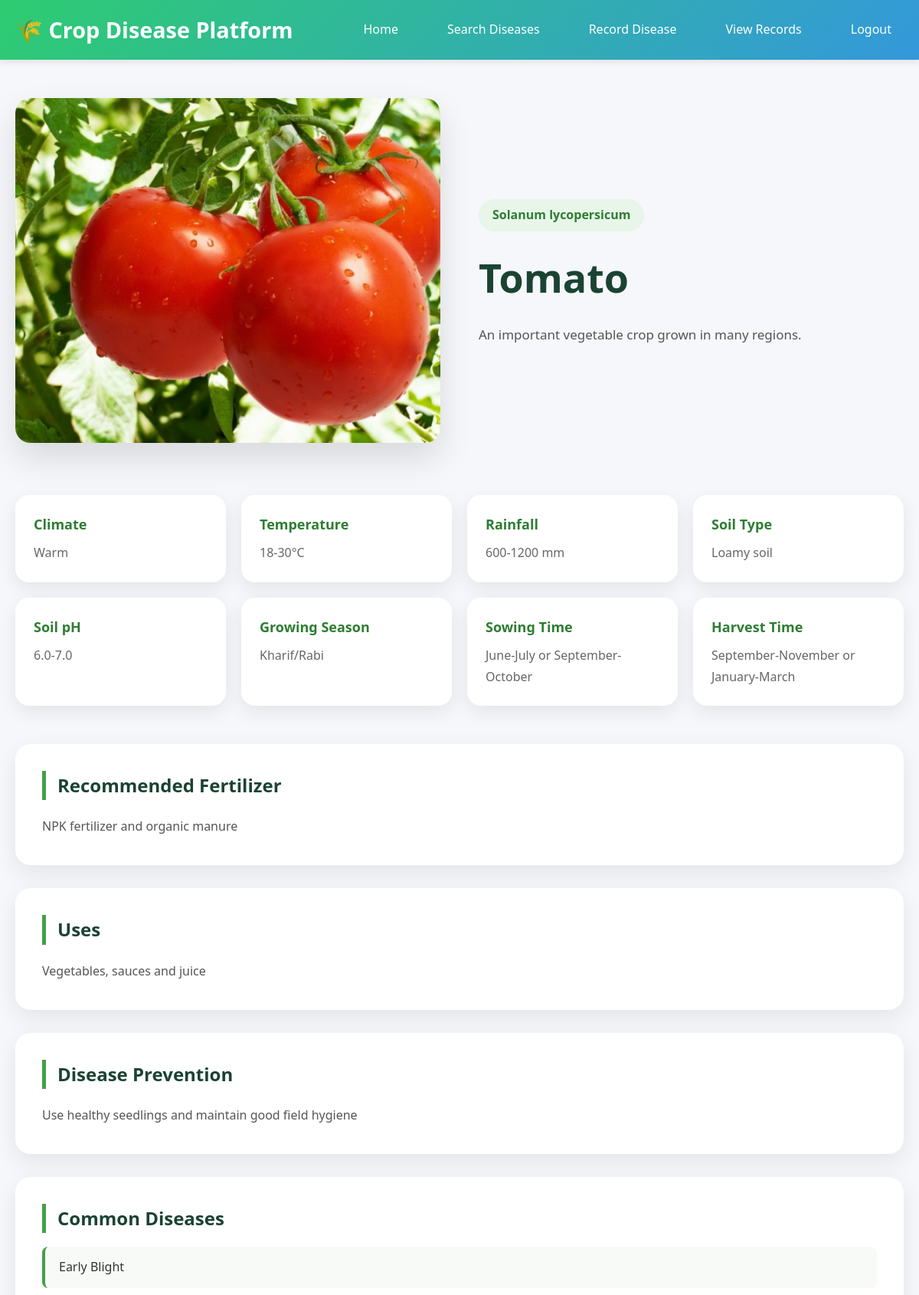
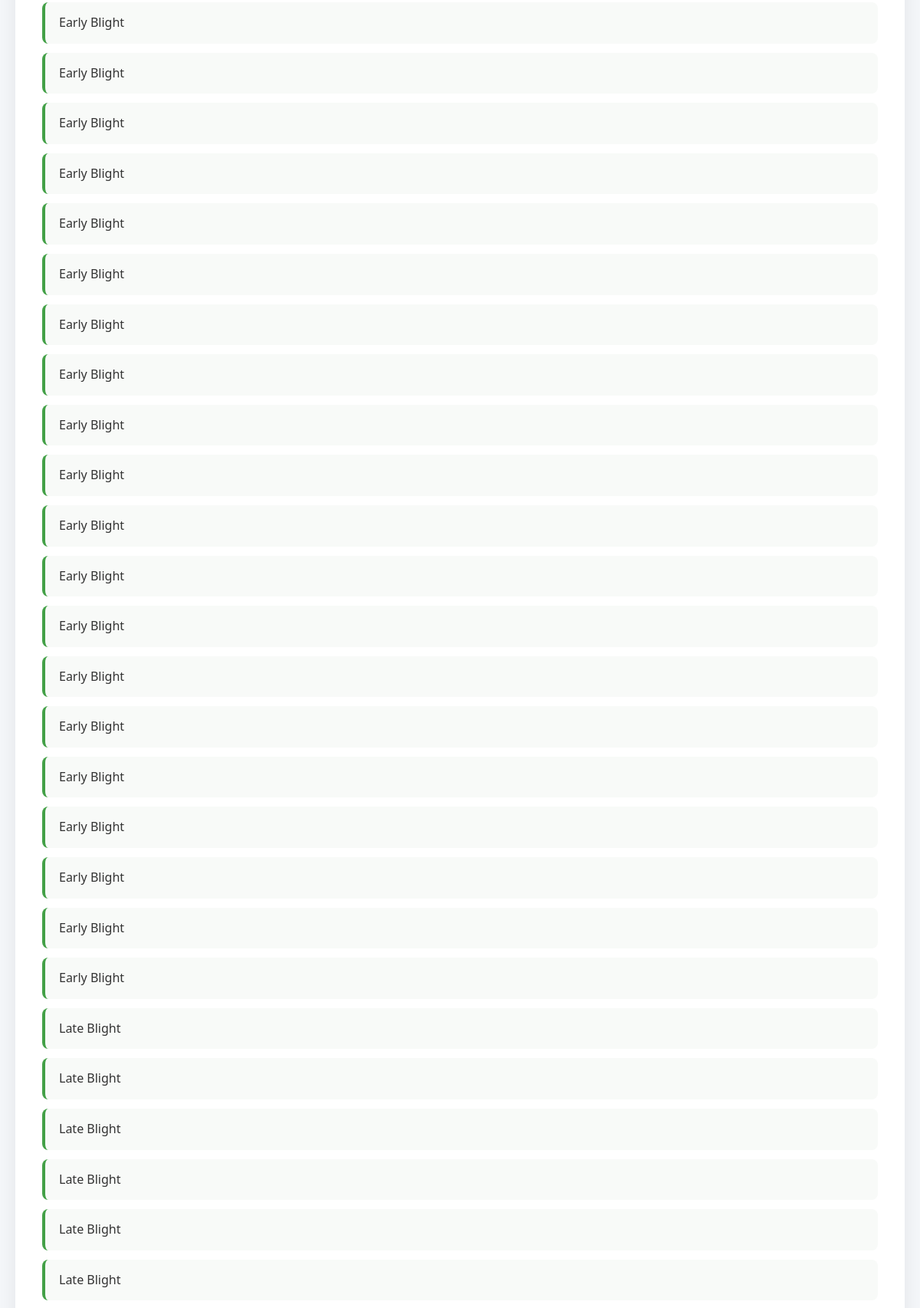
Page /crop/3 (signed in, upper part) on the committed database (2 pictures, top to bottom).
### tables this page shows
CREATE TABLE crops (
        id INTEGER PRIMARY KEY AUTOINCREMENT,
        name TEXT UNIQUE NOT NULL,
        description TEXT,
        scientific_name TEXT,
        climate TEXT,
        temperature TEXT,
        rainfall TEXT,
        soil TEXT,
        soil_ph TEXT,
        season TEXT,
        sowing_time TEXT,
        harvesting_time TEXT,
        fertilizer TEXT,
        uses TEXT,
        prevention TEXT
    );

CREATE TABLE diseases (
        id INTEGER PRIMARY KEY AUTOINCREMENT,
        crop_id INTEGER,
        name TEXT,
        symptoms TEXT,
        cause TEXT,
        treatment TEXT,
        prevention TEXT,
        severity TEXT
    );

### app.py (the view)
@app.route("/crop/<int:crop_id>")
def crop_details(crop_id):
    conn = get_db()
    crop = conn.execute("""
        SELECT
            name,
            description,
            scientific_name,
            climate,
            temperature,
            rainfall,
            soil,
            soil_ph,
            season,
            sowing_time,
            harvesting_time,
            fertilizer,
            uses,
            prevention
        FROM crops
        WHERE id = ?
    """, (crop_id,)).fetchone()
    diseases = conn.execute("""
        SELECT name
        FROM diseases
        WHERE crop_id = ?
        ORDER BY name
    """, (crop_id,)).fetchall()
    conn.close()
    if not crop:
        return "Crop not found", 404
    return render_template(
        "crop_details.html",
        crop=crop,
        diseases=diseases
    )

### app.py (called while the page is built)
def get_db():
    conn = sqlite3.connect(app.config["DATABASE"])
    conn.row_factory = sqlite3.Row
    return conn

@app.before_request
def auth():
    if request.endpoint not in ["login", "register", "static"] and "user_id" not in session:
        return redirect(url_for("login"))

### templates/crop_details.html (shortened to what this page needs)
{% extends "base.html" %}
{% block content %}
<section class="crop-page">
    <div class="crop-hero">
        <div class="crop-detail-image">
            {% if crop[0] == "Rice" %}
                <img src="{{ url_for('static', filename='images/crops/rice.jpg') }}">
            {% elif crop[0] == "Wheat" %}
                <img src="{{ url_for('static', filename='images/crops/wheat.jpg') }}">
            {% elif crop[0] == "Tomato" %}
                <img src="{{ url_for('static', filename='images/crops/tomato.jpg') }}">
            {% elif crop[0] == "Potato" %}
                <img src="{{ url_for('static', filename='images/crops/potato.jpg') }}">
            {% elif crop[0] == "Maize" %}
                <img src="{{ url_for('static', filename='images/crops/maize.jpg') }}">
            {% endif %}
        </div>
        <div class="crop-content">
            <span class="crop-tag">
                {{ crop[2] }}
            </span>
            <h1>{{ crop[0] }}</h1>
            <p>
                {{ crop[1] }}
            </p>
        </div>
    </div>
    <div class="info-grid">
        <div class="info-box">
            <h3>Climate</h3>
            <p>{{ crop[3] }}</p>
        </div>
        <div class="info-box">
            <h3>Temperature</h3>
            <p>{{ crop[4] }}</p>
        </div>
        <div class="info-box">
            <h3>Rainfall</h3>
            <p>{{ crop[5] }}</p>
        </div>
        <div class="info-box">
            <h3>Soil Type</h3>
            <p>{{ crop[6] }}</p>
        </div>
        <div class="info-box">
            <h3>Soil pH</h3>
            <p>{{ crop[7] }}</p>
        </div>
        <div class="info-box">
            <h3>Growing Season</h3>
            <p>{{ crop[8] }}</p>
        </div>
        <div class="info-box">
            <h3>Sowing Time</h3>
            <p>{{ crop[9] }}</p>
        </div>
        <div class="info-box">
            <h3>Harvest Time</h3>
            <p>{{ crop[10] }}</p>
        </div>
    </div>
    <div class="content-card">
        <h2>Recommended Fertilizer</h2>
        <p>{{ crop[11] }}</p>
    </div>
    <div class="content-card">
        <h2>Uses</h2>
        <p>{{ crop[12] }}</p>
    </div>
    <div class="content-card">
        <h2>Disease Prevention</h2>
        <p>{{ crop[13] }}</p>
    </div>
    <div class="content-card">
        <h2>Common Diseases</h2>
        {% if diseases %}
        <ul class="disease-list">
            {% for disease in diseases %}
            <li>{{ disease[0] }}</li>
            {% endfor %}
        </ul>
        {% else %}
        <p>No diseases available.</p>
        {% endif %}
    </div>
</section>
{% endblock %}

### static/css/style.css (style rules this page uses)
* { margin: 0; padding: 0; box-sizing: border-box; }
:root { --primary-color: #2ecc71; --secondary-color: #3498db; --danger-color: #e74c3c; --warning-color: #f39c12; --dark-color: #2c3e50; --light-color: #ecf0f1; --border-radius: 8px; --transition: all 0.3s ease; }
body { font-family: 'Segoe UI', Tahoma, Geneva, Verdana, sans-serif; line-height: 1.6; color: #333; background-color: #f5f7fa; }
.crop-page { max-width:1200px; margin:50px auto; }
.crop-hero { display:grid; grid-template-columns:1fr 1fr; gap:50px; align-items:center; margin-bottom:60px; }
.crop-detail-image img { width:100%; height:450px; object-fit:cover; border-radius:20px; box-shadow:0 20px 45px rgba(0,0,0,.12); }
.crop-tag { display:inline-block; padding:8px 18px; background:#E8F5E9; color:#2E7D32; border-radius:50px; font-weight:600; margin-bottom:18px; }
.crop-content h1 { font-size:52px; color:#1b4332; margin-bottom:18px; }
.crop-content p { color:#555; line-height:1.9; font-size:17px; }
.info-grid { display:grid; grid-template-columns:repeat(4,1fr); gap:20px; margin-bottom:50px; }
.info-box { background:white; border-radius:18px; padding:24px; box-shadow:0 8px 25px rgba(0,0,0,.08); transition:.3s; }
.info-box h3 { color:#2E7D32; margin-bottom:10px; font-size:18px; }
.info-box p { color:#666; line-height:1.7; }
.content-card { background:white; border-radius:20px; padding:35px; margin-bottom:30px; box-shadow:0 10px 30px rgba(0,0,0,.08); }
.content-card h2 { color:#1b4332; margin-bottom:18px; border-left:5px solid #43A047; padding-left:15px; }
.content-card p { color:#555; line-height:2; text-align:justify; }
.disease-list { list-style:none; padding:0; }
.disease-list li { padding:14px 18px; margin-bottom:12px; background:#f8faf8; border-left:4px solid #43A047; border-radius:8px; font-size:16px; }

### rows in the picture
crops: scientific_name "Solanum lycopersicum", name "Tomato", description "An important vegetable crop grown in many regions.", climate "Warm", temperature "18-30°C", rainfall "600-1200 mm", soil "Loamy soil", soil_ph "6.0-7.0", season "Kharif/Rabi", sowing_time "June-July or September-October", harvesting_time "September-November or January-March", fertilizer "NPK fertilizer and organic manure", uses "Vegetables, sauces and juice", prevention "Use healthy seedlings and maintain good field hygiene"
diseases: name "Early Blight"
diseases: name "Early Blight"
diseases: name "Early Blight"
diseases: name "Early Blight"
diseases: name "Early Blight"
diseases: name "Early Blight"
diseases: name "Early Blight"
diseases: name "Early Blight"
diseases: name "Early Blight"
diseases: name "Early Blight"
diseases: name "Early Blight"
diseases: name "Early Blight"
diseases: name "Early Blight"
diseases: name "Early Blight"
diseases: name "Early Blight"
diseases: name "Early Blight"
diseases: name "Early Blight"
diseases: name "Early Blight"
diseases: name "Early Blight"
diseases: name "Early Blight"
diseases: name "Early Blight"
diseases: name "Late Blight"
diseases: name "Late Blight"
diseases: name "Late Blight"
diseases: name "Late Blight"
diseases: name "Late Blight"
diseases: name "Late Blight"
